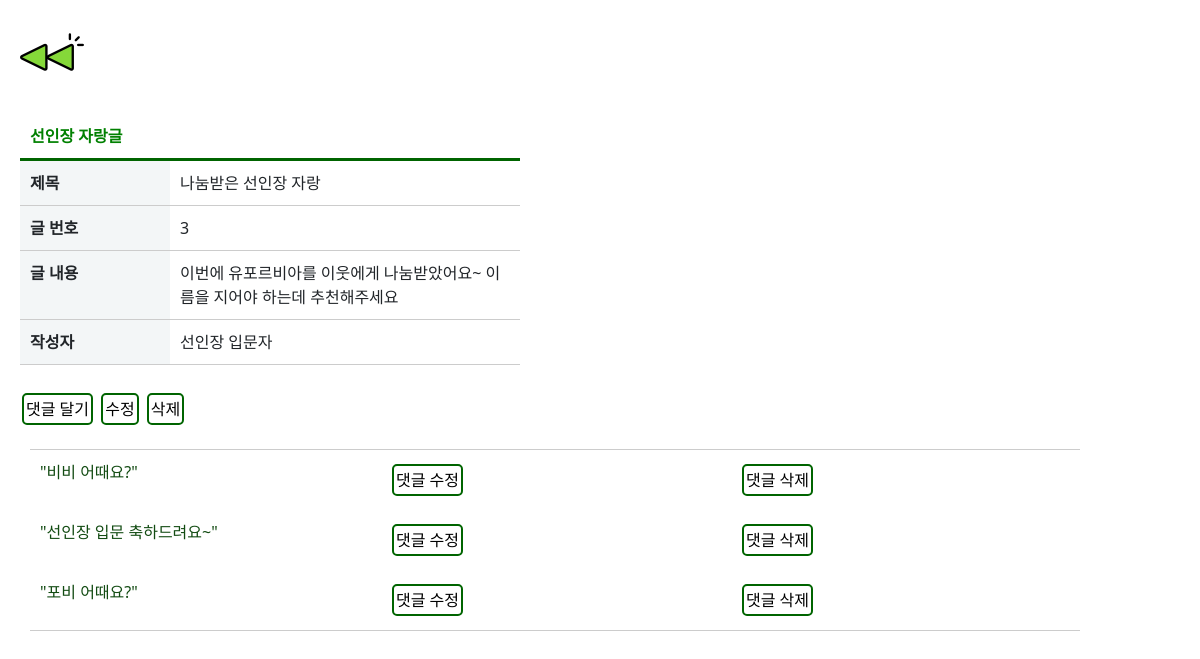
The app's page /repository/2/introduction/23/ with its own data.
### board/models.py (models this page shows, shortened)
class Introduction(models.Model):
    repository = models.ForeignKey(Repository, on_delete=models.CASCADE)  # intro1.repository
    title = models.CharField(max_length=30)
    number = models.IntegerField(default=1)
    contents = models.TextField(max_length=300)
    writer = models.CharField(max_length=10)
    class Meta:
        ordering = ['-number']

class Repository(models.Model):
    name = models.CharField(max_length=40)
    description = models.CharField(max_length=200)
    deadline = models.DateTimeField()
    created = models.DateTimeField(auto_now_add=True)
    updated = models.DateTimeField(auto_now=True)
    class Meta:
        verbose_name_plural = 'Repositories'
        ordering = ['deadline']
    def __str__(self):
        return self.name

class Comment(models.Model):
    text = models.ForeignKey(Introduction, on_delete=models.CASCADE)  # comm1.introduction
    comment = models.CharField(max_length=200)
    created = models.DateTimeField(auto_now_add=True)
    updated = models.DateTimeField(auto_now=True)
    class Meta:
        ordering = ['-created']

### board/views.py (the view)
# urls.py: path('repository/<int:repository_pk>/introduction/<int:pk>/', views.IntroductionDetailView.as_view(), name='introduction_detail'),    #jat:introduction_detail
class IntroductionDetailView(generic.DetailView):
    model = Introduction

### board/templates/board/introduction_detail.html (shortened to what this page needs)
{% extends 'base.html' %}
{% block content %}
        {%  load staticfiles %}
    {%  load static %}
    <link rel="stylesheet" type="text/css" href="{% static 'polls/intro_detail.css' %}"
          xmlns="http://www.w3.org/1999/html">
        <a href="{% url 'board:repository_detail' pk=introduction.repository_id %} "><img src="{% static 'img/back.png' %}"></a>
    <br>
    <table class="type09">
  <thead>
  <tr>
    <th scope="cols">    {{ introduction.repository }}</th>
    <th scope="cols"> </th>
  </tr>
  </thead>
  <tbody>
  <tr>
    <th scope="row">제목</th>
    <td>{{ introduction.title }}</td>
  </tr>
  <tr>
    <th scope="row">글 번호</th>
    <td>{{ introduction.number }}</td>
  </tr>
  <tr>
    <th scope="row">글 내용</th>
    <td>{{ introduction.contents }}</td>
  </tr>
  <tr>
    <th scope="row">작성자</th>
    <td>{{ introduction.writer }}</td>
  </tr>
  </tbody>
</table>
    <br>
    <a href="{% url 'board:comment_add' repository_pk=introduction.repository_id introduction_pk=introduction.pk %}"><button class="button button1">댓글 달기</button></a>
    <a href="{% url 'board:introduction_modify' repository_pk=introduction.repository_id pk=introduction.pk %} "><button class="button button1">수정</button></a>
    <a href="{% url 'board:introduction_delete' repository_pk=introduction.repository_id pk=introduction.pk %}"><button class="button button1">삭제</button></a>
    <table class="type10">
        <tbody>
        {% for comment in introduction.comment_set.all %}
            <tr>
                <td>"{{ comment.comment }}"</td>
                <td><a href="{% url 'board:comment_modify' repository_pk=introduction.repository_id introduction_pk=introduction.pk pk=comment.pk %}"><button class="button button1" >댓글 수정</button></a></td>
                <td><a href="{% url 'board:comment_delete' repository_pk=introduction.repository_id introduction_pk=introduction.pk pk=comment.pk %}"><button class="button button1">댓글 삭제</button></a></td>
            </tr>
        {% endfor %}
        </tbody>
    </table>
{% endblock %}

### board/static/polls/intro_detail.css (style rules this page uses)
body { margin:20px; }
.button { background-color: #4CAF50; border: none; color: white; padding: 2px 2px; text-align: center; text-decoration: none; display: inline-block; font-size: 16px; margin: 4px 2px; cursor: pointer; }
.button1 { border-radius: 5px; background-color: white; color: black; border: 2px solid darkgreen; }
table.type10 { border-collapse: collapse; text-align: left; line-height: 1.5; border-top: 1px solid #ccc; border-bottom: 1px solid #ccc; margin: 20px 10px; }
table.type10 td { color: #124b12; width: 350px; padding: 10px; vertical-align: top; }
table.type09 { margin-top: 30px; border-collapse: collapse; text-align: left; line-height: 1.5; }
table.type09 thead th { padding: 10px; font-weight: bold; vertical-align: top; color: green; border-bottom: 3px solid darkgreen; }
table.type09 tbody th { width: 150px; padding: 10px; font-weight: bold; vertical-align: top; border-bottom: 1px solid #ccc; background: #f3f6f7; }
table.type09 td { width: 350px; padding: 10px; vertical-align: top; border-bottom: 1px solid #ccc; }

### records on screen
Introduction: repository "선인장 자랑글", title "나눔받은 선인장 자랑", number "3", contents "이번에 유포르비아를 이웃에게 나눔받았어요~ 이름을 지어야 하는데 추천해주세요", writer "선인장 입문자"
Comment: comment "비비 어때요?"
Comment: comment "선인장 입문 축하드려요~"
Comment: comment "포비 어때요?"
